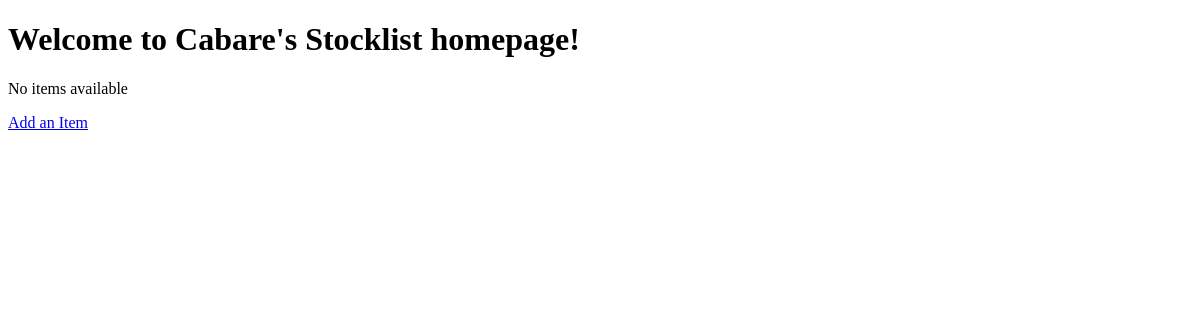
The app's page /, older data.
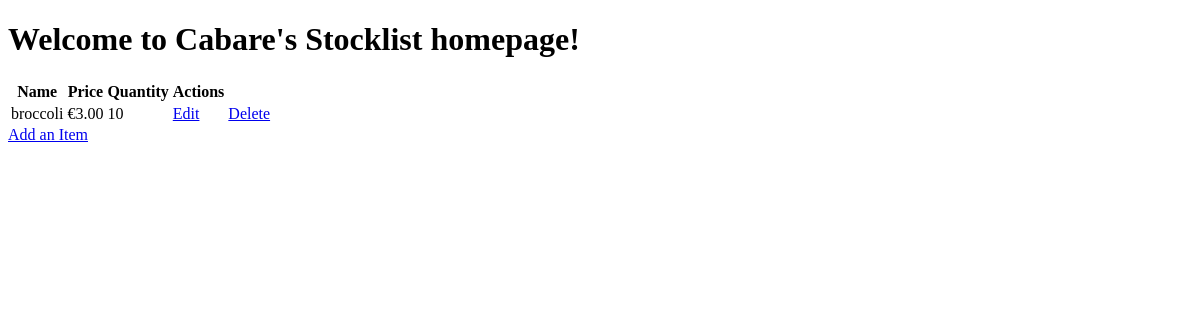
The same page, newer data.
### stocklist/models.py (models this page shows, shortened)
class Item(models.Model):
    name = models.CharField(max_length=200, null=False, blank=False, unique=True)
    description = models.TextField(null=True, blank=True)
    price = price = models.DecimalField(max_digits=10, decimal_places=2, null=False, blank=False, validators=[MinValueValidator(0.01)])
    quantity = models.PositiveIntegerField(default=0)
    reorder_level = models.PositiveIntegerField(default=0)  # Add reorder_level field to Item model
    status = models.BooleanField(default=True)  # Add status field (True for active, False for inactive)
    reorder_threshold = models.PositiveIntegerField(default=5, validators=[MinValueValidator(1)])

### stocklist/views.py (the view)
# urls.py: 2. Add a URL to urlpatterns:  path('', views.home, name='home')
def home(request):
    items = Item.objects.all()
    welcome_message = "Welcome to Cabare's Stocklist homepage!"
    context = {
        'welcome_message': welcome_message,
        'items': items,  # Provide the items queryset to be used in the template
    }
    return render(request, 'home.html', context)

### stocklist/templates/home.html (shortened to what this page needs)
<!DOCTYPE html>
<html>
  <head>
  </head>
  <body>
    <h1>{{ welcome_message }}</h1>
    {% if items %}
      <table>
        <thead>
          <tr>
            <th>Name</th>
            <th>Price</th>
            <th>Quantity</th>
            <th>Actions</th>
          </tr>
        </thead>
        <tbody>
          {% for item in items %}
            <tr>
              <td>{{ item.name }}</td>
              <td>&euro;{{ item.price }}</td>
              <td>{{ item.quantity }}</td>
              <td><a href="{% url 'edit_item' item.id %}">Edit</a></td>
              <td><a href="{% url 'delete_item' item.id %}">Delete</a></td>
            </tr>
          {% endfor %}
        </tbody>
      </table>
    {% else %}
      <p>No items available</p>
    {% endif %}
    <a href="{% url 'add_item' %}">Add an Item</a>
</body>
</html>

Row changes from the older to the newer data that the page shows:
added Item: name "broccoli", price "3.00", quantity "10"
Text that changed along with them:
text no longer shown: "No items available"
text now shown: "Name Price Quantity Actions"
